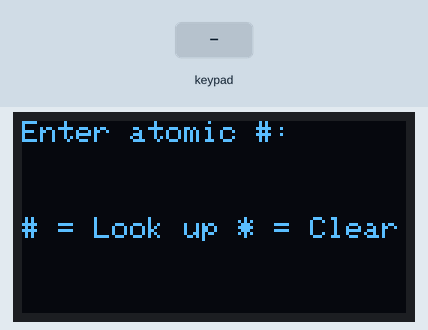
A sketch run on a simulated ESP32. Parts: 128×64 one-colour display. Inputs (shaded band) come from the test bench.

Above: at 1.2 s.
1.3 s: keypad keys 1 3 1 2 1 4 2 7 # pressed 0.4 s apart
At 4.8 s:
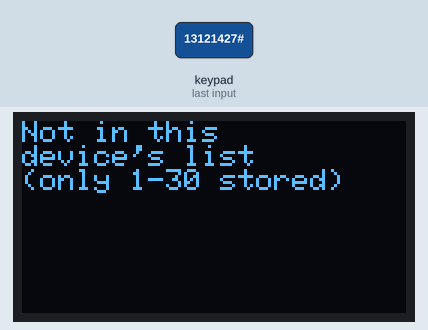
6.4 s: key '2' pressed
At 7.3 s:
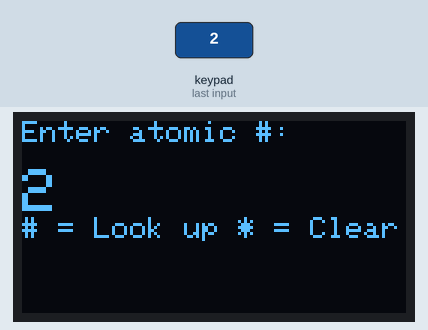
7.9 s: key '#' pressed
At 8.5 s:
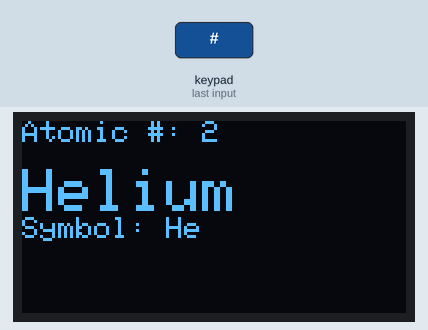
9.4 s: keypad keys 2 6 2 5 3 3 3 2 pressed 0.4 s apart
At 13.0 s:
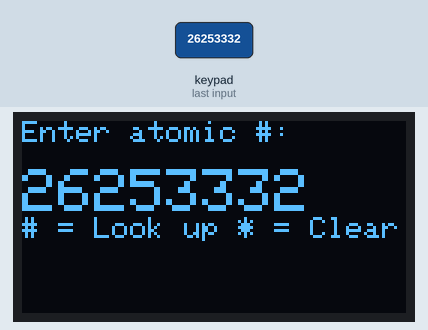
Timing chart, 0 to 14.5 s (numbered marks = the images above; inputs shaded):
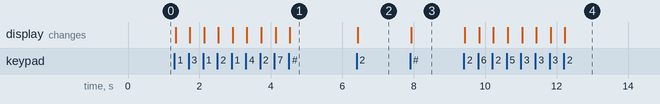

The sketch:

C2_Elements_To_30.ino
```cpp
#include <Wire.h>
#include <Adafruit_GFX.h>
#include <Adafruit_SSD1306.h>
#include <Keypad.h>

#define SCREEN_WIDTH 128
#define SCREEN_HEIGHT 64
Adafruit_SSD1306 display(SCREEN_WIDTH, SCREEN_HEIGHT, &Wire, -1);

const byte ROWS = 4;
const byte COLS = 4;
char keys[ROWS][COLS] = {
  {'1','2','3','A'},
  {'4','5','6','B'},
  {'7','8','9','C'},
  {'*','0','#','D'}
};
byte rowPins[ROWS] = {13, 12, 14, 27};
byte colPins[COLS] = {26, 25, 33, 32};
Keypad keypad = Keypad(makeKeymap(keys), rowPins, colPins, ROWS, COLS);

// ---------- NEW: PERIODIC TABLE DATA ----------
// Place 0 is empty ("") because no element has atomic number 0.
// Same idea as Part A: the two lists are lined up by position.
String elementNames[31] = {   // CHALLENGE 2: room for 1-30
  "", "Hydrogen", "Helium", "Lithium", "Beryllium", "Boron",
  "Carbon", "Nitrogen", "Oxygen", "Fluorine", "Neon",
  "Sodium", "Magnesium", "Aluminium", "Silicon", "Phosphorus",
  "Sulfur", "Chlorine", "Argon", "Potassium", "Calcium",
  "Scandium", "Titanium", "Vanadium", "Chromium", "Manganese",
  "Iron", "Cobalt", "Nickel", "Copper", "Zinc"
};
String elementSymbols[31] = {
  "", "H", "He", "Li", "Be", "B",
  "C", "N", "O", "F", "Ne",
  "Na", "Mg", "Al", "Si", "P",
  "S", "Cl", "Ar", "K", "Ca",
  "Sc", "Ti", "V", "Cr", "Mn",
  "Fe", "Co", "Ni", "Cu", "Zn"
};

String enteredNumber = "";   // the digits typed so far

void setup() {
  Serial.begin(115200);
  if (!display.begin(SSD1306_SWITCHCAPVCC, 0x3C)) {
    Serial.println("OLED not found");
    while (true);
  }
  display.setTextColor(SSD1306_WHITE);
  showEntryScreen();
}

void loop() {
  char key = keypad.getKey();
  if (!key) return;

  if (key == '#') {                         // finished typing: look it up
    lookupElement();
  }
  else if (key == '*') {                    // clear and start again
    enteredNumber = "";
    showEntryScreen();
  }
  else if (key >= '0' && key <= '9') {      // a digit: add it to the end
    enteredNumber += key;
    showEntryScreen();
  }
  // Letter keys (A-D) are ignored in this project
}

void showEntryScreen() {
  display.clearDisplay();
  display.setTextSize(1);
  display.setCursor(0, 0);
  display.println("Enter atomic #:");
  display.setCursor(0, 16);   // row 16: below the yellow strip
  display.setTextSize(2);
  display.println(enteredNumber);
  display.setTextSize(1);
  display.println("# = Look up * = Clear");
  display.display();
}

void lookupElement() {
  int number = enteredNumber.toInt();   // text "17" becomes number 17

  display.clearDisplay();
  display.setTextSize(1);
  display.setCursor(0, 0);

  if (number >= 1 && number <= 30) {   // CHALLENGE 2: 20 -> 30
    display.print("Atomic #: ");
    display.println(number);
    display.setCursor(0, 16);   // row 16: below the yellow strip
    display.setTextSize(2);
    display.println(elementNames[number]);
    display.setTextSize(1);
    display.print("Symbol: ");
    display.println(elementSymbols[number]);
  } else {
    display.println("Not in this");
    display.println("device's list");
    display.println("(only 1-30 stored)");
  }
  display.display();
  enteredNumber = "";   // reset for the next lookup
}
```

Measured:
- after the input at 1.3 s, the display: first changes at once (image 1 shows a later state)
- after the input at 6.4 s, the display: changes at once (image 2)
- after the input at 7.9 s, the display: changes at once (image 3)
- after the input at 9.4 s, the display: first changes at once (image 4 shows a later state)
